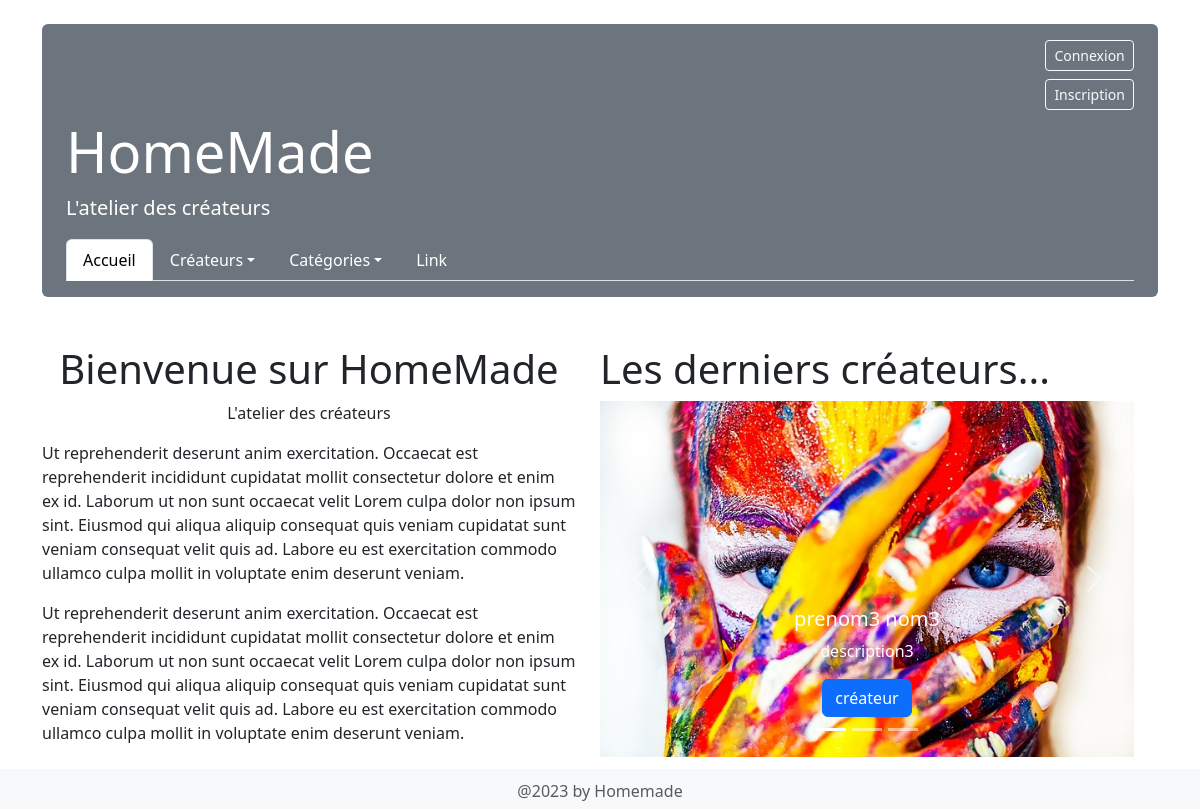
The page / on the database its author committed.
### tables this page shows
CREATE TABLE `creator` (
  `id` int(11) NOT NULL AUTO_INCREMENT,
  `lastname` varchar(40) NOT NULL,
  `firstname` varchar(40) NOT NULL,
  `brand` varchar(40) DEFAULT NULL,
  `photo` varchar(200) DEFAULT NULL,
  `image` varchar(200) DEFAULT NULL,
  `site_perso` varchar(200) DEFAULT NULL,
  `link_fb` varchar(200) DEFAULT NULL,
  `link_insta` varchar(200) DEFAULT NULL,
  `email` varchar(200) DEFAULT NULL,
  `phone` varchar(10) DEFAULT NULL,
  `description` varchar(200) DEFAULT NULL,
  `status` enum('pending','validated','rejected') NOT NULL DEFAULT 'pending',
  `created_at` timestamp NOT NULL DEFAULT CURRENT_TIMESTAMP,
  `updated_at` timestamp NULL DEFAULT CURRENT_TIMESTAMP ON UPDATE CURRENT_TIMESTAMP,
  `deleted_at` timestamp NULL DEFAULT NULL,
  PRIMARY KEY (`id`),
  UNIQUE KEY `email` (`email`)  
);

### src/Service/View.php (called while the page is built, shortened)
<?php
class View
{
    private static $TEMPLATE_PATH = __DIR__ . "/../template/";
    public static function returnTemplate(string $templateName, array $vars = []): string|false
    {
        if (file_exists(self::$TEMPLATE_PATH . $templateName . ".php")) {
            extract($vars);
            include(self::$TEMPLATE_PATH . $templateName . ".php");
            $template = ob_get_clean();
        } else {
            throw new Exception("Aucun template trouvé pour le nom " . $templateName, 20);
        }
        return $template;
    }
}

### src/Controller/MainController.php (called while the page is built, shortened)
<?php
class MainController extends BaseController
{
    public function index(): string|false
    {
        $creators = Creator::findLasts();
        return View::returnTemplate('main/index', [
            'creators' => $creators,
        ]);
    }
}

### src/Service/Router.php (called while the page is built, shortened)
<?php
class Router
{
    public $currentPath;
    public $currentMethod;
    private static $routes = [
        "main_index" => [
            "",
            "GET",
            "MainController",
            "index"
        ],
        "user_register" => [
            "register",
            "GET|POST",
            "User\RegisterController",
            "register"
        ],
        "user_login" => [
            "login",
            "GET|POST",
            "User\LoginController",
            "login"
        ],
        "user_logout" => [
            "logout",
            "GET",
            "User\LogoutController",
            "logout"
        ],
        "user_emailConfirmation" => [
            "emailConfirmation:token",
            "GET",
            "User\EmailConfirmationController",
            "emailConfirmation"
        ],
        "user_forgotPassword" => [
            "forgotPassword",
            "GET|POST",
            "User\ForgotPasswordController",
            "forgotPassword"
        ],
        "user_resetPassword" => [
            "resetPassword:token",
            "GET|POST",
            "User\ResetPasswordController",
            "resetPassword"
        ],
        "creator_creators" => [
            "creators",
            "GET",
            "Creator\CreatorIndexController",
            "index"
        ],
    ];
    public function __construct(string $currentPath, string $currentMethod)
    {
        $this->currentPath = $currentPath;
        $this->currentMethod = $currentMethod;
    }
    public function dispatch()
    {
        $routeFound = null;
        $matchedValues = [];
        foreach (self::$routes as $routeData) {
            $routePath = $routeData[0];
            $routeAllowedMethod = $routeData[1];
            $pattern = str_replace('/', '\\/', $routePath);
            $pattern = preg_replace('#:' . self::PARAM_REGEX . '#', '(?<$1>[^\/]+)', $pattern);
            if (preg_match('#^\/' . $pattern . '\/?$#', $this->currentPath, $matchedValues) && preg_match("/{$this->currentMethod}/", $routeAllowedMethod)) {
                $routeFound = $routeData;
                break;
            }
        }
        foreach (self::$routes as $routeData) {
            $routePath = $routeData[0];
            $routeAllowedMethod = $routeData[1];
            $pattern = preg_replace(
                '/\//',
                '\\/',
                $routePath
            );
            $pattern = preg_replace(
                self::PARAM_REGEX,
                '(?<$1>[^\/]+)',
                $pattern ?? ''
            );
            $pattern = '/^\/' . $pattern . '\/?$/';
            $pathMatch = preg_match($pattern, $this->currentPath, $matchedValues);
            if ($pathMatch) {
                if (preg_match("/{$this->currentMethod}/", $routeAllowedMethod)) {
                    $routeFound = $routeData;
                    break;
                }
            }
        }
        $method = $routeFound[3];
        $controller = new $controller();
        $result = $controller->$method($matchedValues);
        return $result;
    }
}

### src/Service/PDOConnector.php (called while the page is built, shortened)
<?php
class PDOConnector
{
    private static $instance = null;
    private $connection;
    private function __construct()
    {
        try {
            $this->connection = new PDO(
                "mysql:host=" . DATABASE_HOST . ";dbname=" . DATABASE_NAME . "",
                DATABASE_USER,
                DATABASE_ROOT_PASSWORD,
            );
            $this->connection->setAttribute(PDO::ATTR_ERRMODE, PDO::ERRMODE_EXCEPTION);
            $this->connection->setAttribute(PDO::ATTR_EMULATE_PREPARES, false);
        } catch (PDOException $e) {
            print "Erreur !: " . $e->getMessage() . "<br/>";
            die();
        }
    }
    public static function getInstance(): self
    {
        if (is_null(self::$instance)) {
            self::$instance = new PDOConnector();
        }
        return self::$instance;
    }
    public function query($query, array $args = [])
    {
        if ($args !== []) {
            $sth = $this->connection->prepare($query);
            $sth->execute($args);
            if ($sth->errorInfo()[0] != '00000') {
                throw new Exception($sth->errorInfo()[1], $sth->errorInfo()[0]);
            }
            return $this->connection->lastInsertId() !== "0" ? [$sth, $this->connection->lastInsertId()] : [$sth];
        } else {
            return $this->connection->query($query);
        }
    }
}

### src/Model/Creator.php (called while the page is built, shortened)
<?php
class Creator
{
    protected $lastname;
    protected $firstname;
    protected $image;
    protected $description;
    protected $categories = [];
    public function getFullName(): string
    {
        return $this->firstname . ' ' . $this->lastname;
    }
    public function getImage(): string
    {
        return $this->image;
    }
    public function getDescription(): string
    {
        return $this->description;
    }
    public function getCategories(): array
    {
        return (array) $this->categories;
    }
    public static function findLasts(): array
    {
        $pdo = PDOConnector::getInstance();
        $request = $pdo->query("
            SELECT creator.*, GROUP_CONCAT(category.name) AS categories
            FROM creator
            JOIN category_creator ON creator.id = category_creator.id_creator
            JOIN category ON category_creator.id_category = category.id
            WHERE creator.status = 'validated'
            GROUP BY creator.id
            ORDER BY creator.created_at DESC
            LIMIT 3
        "
        );
        return $request->fetchAll(PDO::FETCH_CLASS, self::class);
    }
}

### src/template/main/index.php (the view, shortened to what this page needs)
<?php include __DIR__ . '/../partials/header.php'?>
<section class="row mt-5 mb-5 w-100">
    <div class="col-6">
        <h1 class="text-center">Bienvenue sur HomeMade</h1>
        <p class="text-center">L'atelier des créateurs</p>
        <p class="text-justify">Ut reprehenderit deserunt anim exercitation. Occaecat est reprehenderit incididunt cupidatat mollit consectetur dolore et enim ex id.
            Laborum ut non sunt occaecat velit Lorem culpa dolor non ipsum sint. Eiusmod qui aliqua aliquip consequat quis veniam cupidatat sunt veniam consequat velit quis ad.
            Labore eu est exercitation commodo ullamco culpa mollit in voluptate enim deserunt veniam.
        </p>
        <p class="text-justify">Ut reprehenderit deserunt anim exercitation. Occaecat est reprehenderit incididunt cupidatat mollit consectetur dolore et enim ex id.
            Laborum ut non sunt occaecat velit Lorem culpa dolor non ipsum sint. Eiusmod qui aliqua aliquip consequat quis veniam cupidatat sunt veniam consequat velit quis ad.
            Labore eu est exercitation commodo ullamco culpa mollit in voluptate enim deserunt veniam.
        </p>
    </div>
    <div class="col-6">
        <h1>Les derniers créateurs...</h1>
        <div id="carouselExampleIndicators" class="carousel slide">
            <div class="carousel-indicators">
                <?php if (isset($creators)): ?>
                    <?php foreach ($creators as $key => $creator): ?>
                        <button type="button" data-bs-target="#carouselExampleIndicators" data-bs-slide-to="<?=$key?>" class="<?=$key === 0 ? 'active' : ''?>" aria-current="true" aria-label="Slide <?=$key?>"></button>
                    <?php endforeach;?>
                <?php endif;?>
            </div>
            <div class="carousel-inner">
            <?php if (isset($creators)): ?>
                <?php foreach ($creators as $key => $creator): ?>
                    <div class="carousel-item <?=$key === 0 ? 'active' : ''?>">
                        <img src="/assets/images/<?=$creator->getImage()?>" class="d-block w-100" alt="<?=$creator->getImage()?>">
                        <div class="carousel-caption d-none d-md-block">
                            <h5><?=$creator->getFullName()?></h5>
                            <p><?=$creator->getDescription()?></p>
                        <?php foreach ($creator->getCategories() as $category): ?>
                            <?php $categories = explode(',', $category);?>
                            <?php foreach ($categories as $category): ?>
                                <a href="/category/<?=$category?>" class="btn btn-primary"><?=$category?></a>
                            <?php endforeach;?>
                        <?php endforeach;?>
                        </div>
                    </div>
                <?php endforeach;?>
            <?php endif;?>
            </div>
            <button class="carousel-control-prev" type="button" data-bs-target="#carouselExampleIndicators" data-bs-slide="prev">
                <span class="carousel-control-prev-icon" aria-hidden="true"></span>
            </button>
            <button class="carousel-control-next" type="button" data-bs-target="#carouselExampleIndicators" data-bs-slide="next">
                <span class="carousel-control-next-icon" aria-hidden="true"></span>
            </button>
        </div>
    </div>
</section>
<?php include __DIR__ . '/../partials/footer.php'?>

### rows shown on the page
creator: image (picture), $creator->getFullName() "prenom3 nom3", description "description3", category "créateur"
